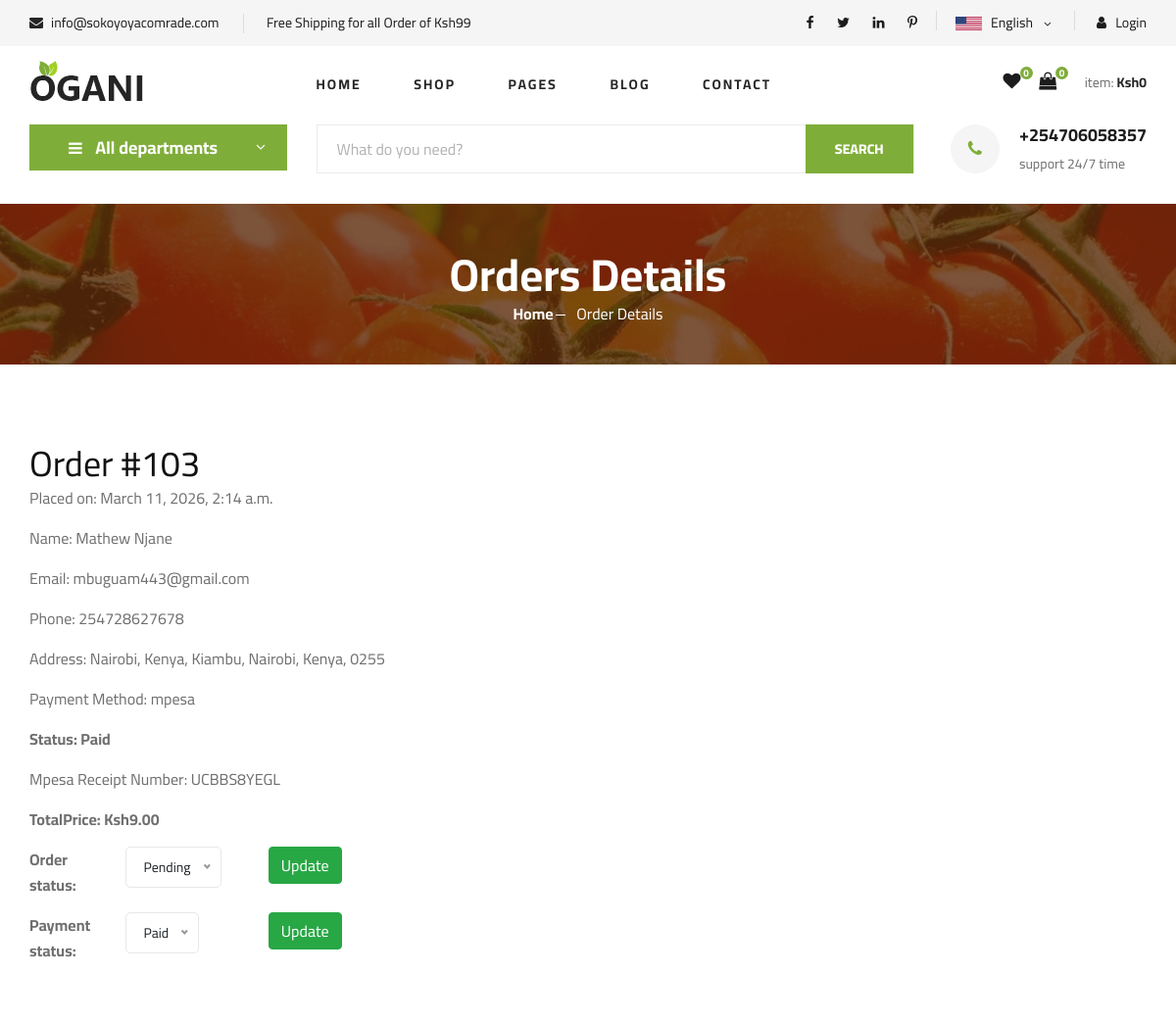
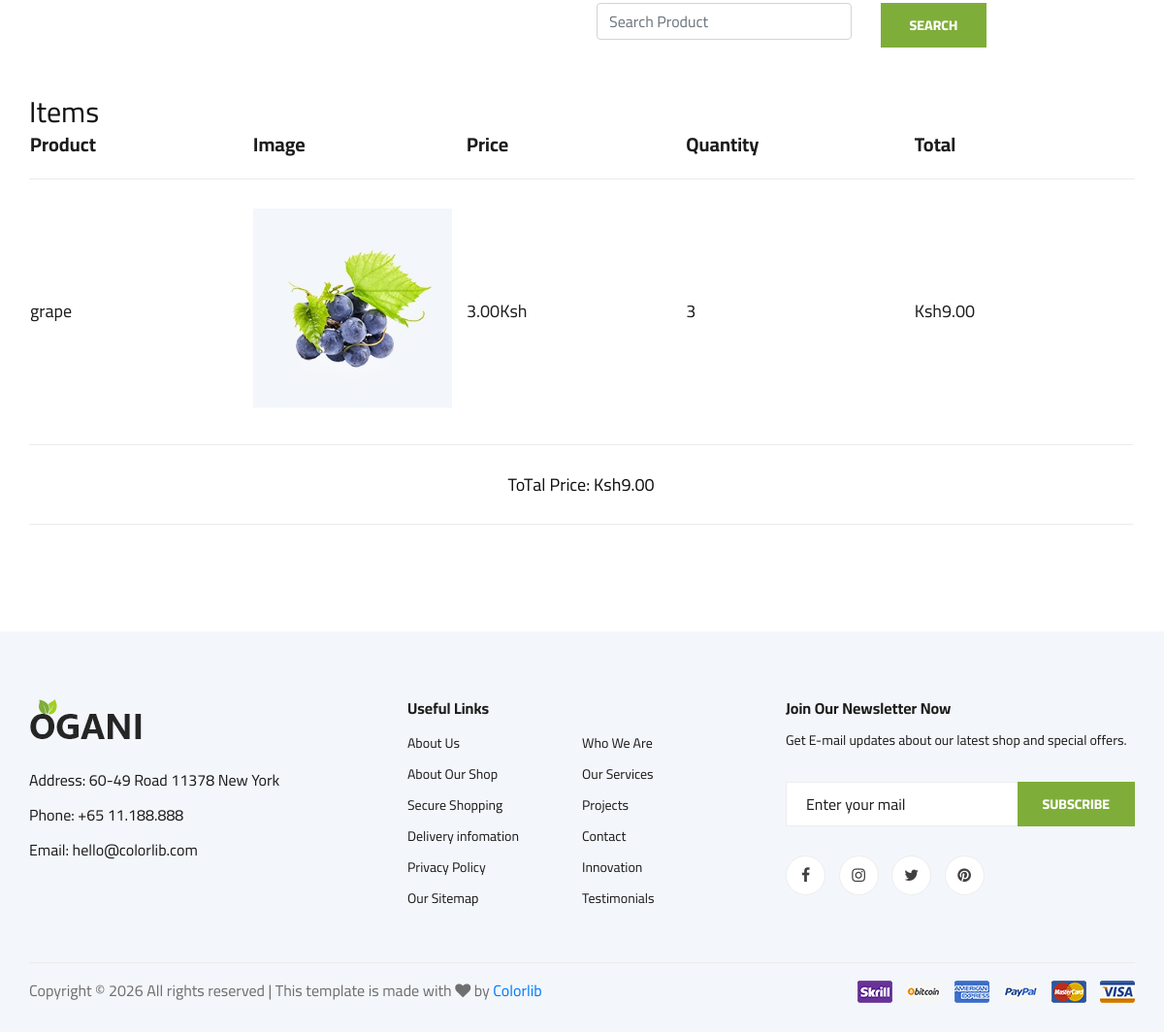
The page /Adminorderdetail/103/ on the database its author committed (2 pictures, top to bottom).
### demoapp/models.py (models this page shows)
class Order(models.Model):
    PAYMENT_STATUS_CHOICES = [
        ('pending', 'Pending'),
        ('paid', 'Paid'),
        ('failed', 'Failed'),
        ('refunded', 'Refunded'),
    ]
    DELIVERY_STATUS_CHOICES = [
        ('pending', 'Pending'),
        ('processing', 'Processing'),
        ('shipped', 'Shipped'),
        ('delivered', 'Delivered'),
        ('cancelled', 'Cancelled'),
    ]
    user = models.ForeignKey(User, on_delete=models.SET_NULL, null=True, blank=True)
    first_name = models.CharField(max_length=100)
    last_name = models.CharField(max_length=100)
    email = models.EmailField()
    phone = models.CharField(max_length=20)
    country = models.CharField(max_length=100)
    address = models.CharField(max_length=255)
    city = models.CharField(max_length=100)
    state = models.CharField(max_length=100)
    zip_code = models.CharField(max_length=20)
    subtotal = models.DecimalField(max_digits=10, decimal_places=2)
    total = models.DecimalField(max_digits=10, decimal_places=2)
    payment_method = models.CharField(max_length=20)
    is_paid = models.BooleanField(default=False)
    delivery_fee = models.DecimalField(max_digits=10, decimal_places=2, default=0)
    payment_status = models.CharField(
        max_length=20,
        choices=PAYMENT_STATUS_CHOICES,
        default='pending'
    )
    delivery_status = models.CharField(
        max_length=20,
        choices=DELIVERY_STATUS_CHOICES,
        default='pending'
    )
    payment_reference = models.CharField(max_length=100, null=True, blank=True)
    payment_date = models.DateTimeField(null=True, blank=True)
    checkout_request_id = models.CharField(max_length=100, null=True, blank=True)
    created_at = models.DateTimeField(auto_now_add=True)

class OrderItem(models.Model):
    order = models.ForeignKey(Order, on_delete=models.CASCADE, related_name="items")
    product = models.ForeignKey(Product, on_delete=models.SET_NULL, null=True)
    price = models.DecimalField(max_digits=10, decimal_places=2)
    quantity = models.PositiveIntegerField()

class Product(models.Model):
    category = models.ForeignKey(Category, on_delete=models.CASCADE, related_name="products")
    name = models.CharField(max_length=200)
    description = models.TextField()
    price = models.DecimalField(max_digits=10, decimal_places=2)
    image = models.ImageField(upload_to="product/")
    weight = models.DecimalField(max_digits=5, decimal_places=2, help_text="Weight in kg")
    stock = models.PositiveIntegerField(default=0)
    available = models.BooleanField(default=True)
    created_at = models.DateTimeField(auto_now_add=True)

### demoapp/views.py (the view)
# urls.py: path("Adminorderdetail/<int:order_id>/",views.Adminorderdetail,name="Adminorderdetail"),
def Adminorderdetail(request,order_id):
    order = get_object_or_404(Order, id=order_id,)
    items = order.items.all()  # Related name from OrderItem
    total = 0
    for item in items:
        item.total_price = item.price * item.quantity  # per item total
        total += item.total_price  # accumulate order total
    mydict={
        'order': order,
        'items': items,
        'total':total
        }
    return render(request, 'Adminorderdetail.html',context=mydict)

### demoapp/context_processors.py (called while the page is built)
def product_list(request):
    return {
        "product_list": Product.objects.all()
    }

def favorite_count(request):
    count = 0
    if request.user.is_authenticated:
        count = Favorite.objects.filter(user=request.user).count()
    return {
        "favorite_count": count
    }

def cart_total(request):
    cart = request.session.get('cart', {})
    subtotal = 0
    cart_count = 0
    for item in cart.values():
        subtotal += Decimal(item['price']) * item['quantity']
        cart_count += item['quantity']
    return {
        "subtotal": subtotal,
        "cart_count": cart_count
    }

### templates/Adminorderdetail.html (shortened to what this page needs)
{% extends 'master.html' %}
{% load static %}
{% block content %}
<section class="breadcrumb-section set-bg" data-setbg="{% static 'img/breadcrumb.jpg' %}">
    <div class="container">
        <div class="row justify-content-center">
            <div class="col-lg-12 text-center">
                <div class="breadcrumb__text">
                    <h2>Orders Details</h2>
                    <div class="breadcrumb__option">
                        <a href="{% url 'index' %}">Home</a>
                        <span>Order Details</span>
                    </div>
                </div>
            </div>
        </div>
    </div>
</section>
<section class="shoping-cart spad">
    <div class="container">
        <div class="row">
            <div class="col-lg-12">
                <h2>Order #{{ order.id }}</h2>
                <p>Placed on: {{ order.created_at }}</p>
                <p>Name: {{ order.first_name }} {{ order.last_name }}</p>
                <p>Email: {{ order.email }}</p>
                <p>Phone: {{ order.phone }}</p>
                <p>Address: {{ order.address }}, {{ order.city }}, {{ order.state }}, {{ order.country }}, {{order.zip_code }}</p>
                <p>Payment Method: {{ order.payment_method }}</p>
                <p><strong>Status: {% if order.is_paid %}Paid{% else %}Pending{% endif %}</strong></p>
                {% if order.payment_method == "mpesa" %}
                    <p>Mpesa Receipt Number: {{ order.payment_reference }}</p>
                {% endif %}
                <p><strong>TotalPrice: Ksh{{total}}</strong></p>
                <form action="{% url 'updateOrderStatus' order.id %}" method="post">
                <div class="row">
                    <div class="col-md-3">
                        <div class="row">
                            <div class="col-md-4">
                                 <p><strong>Order status:</strong>  </p>
                            </div>
                            <div class="col-md-6">
                            </div>
                            <div class="col-md-2">
                                <button type="submit" class="btn btn-success">Update</button>
                            </div>
                        </div>
                    </div>
                    <div class="col-md-9"></div>
                </div>
                </form>
                <form action="{% url 'updatePayment' order.id %}" method="post">
                <div class="row">
                    <div class="col-md-3">
                        <div class="row">
                            <div class="col-md-4">
                                 <p><strong>Payment status:</strong>  </p>
                            </div>
                            <div class="col-md-6">
                            </div>
                            <div class="col-md-2">
                                <button type="submit" class="btn btn-success">Update</button>
                            </div>
                        </div>
                    </div>
                    <div class="col-md-9"></div>
                </div>
                </form>
            </div>
        </div>
        <form action="{% url 'searchProduct' %}">
                <div class="row mt-5">
                    <div class="col-lg-6"></div>
                    <div class="col-lg-3">
                        <input type="text" class="form-control" placeholder="Search Product" name="searchProduct">
                    </div>
                    <div class="col-lg-3">
                        <button type="submit" class="site-btn">Search</button>
                    </div>
                </div>
            </form>
        <div class="row mt-5">
            <div class="col-lg-12">
                <div class="shoping__cart__table">
                    <h3>Items</h3>
                    <table>
                        <thead>
                            <tr>
                                <th class="shoping__product">Product</th>
                                <th class="shoping__product">Image</th>
                                <th class="shoping__product">Price</th>
                                <th class="shoping__product">Quantity</th>
                                <th class="shoping__product">Total</th>
                                <th></th>
                            </tr>
                        </thead>
                        <tbody>
                            {% for item in items %}
                            <tr>
                                <td class="shoping__cart__item">
                                    <h5>{{ item.product.name }}</h5>
                                </td>
                                <td class="shoping__cart__item">
                                    {% load static %}
                                    <img src="{{ item.product.image.url }}" alt="">
                                </td>
                                <td class="shoping__cart__item">
                                    <h5>{{ item.price }}Ksh</h5>
                                </td>
                                <td class="shoping__cart__item">
                                    <h5>{{ item.quantity }}</h5>
                                </td>
                                <td class="shoping__cart__item">
                                    <h5>Ksh{{ item.total_price|floatformat:2 }}</h5>
                                </td>
                            </tr>
                            {% endfor %}
                            <tr>
                                <td colspan="5">
                                    <h5>ToTal Price: Ksh{{total}}</h5>
                                </td>
                            </tr>
                        </tbody>
                    </table>
                </div>
            </div>
        </div>
    </div>
</section>
{% endblock %}

### static/css/style.css (style rules this page uses)
html, body { height: 100%; font-family: "Cairo", sans-serif; -webkit-font-smoothing: antialiased; font-smoothing: antialiased; }
h1, h2, h3, h4, h5, h6 { margin: 0; color: #111111; font-weight: 400; font-family: "Cairo", sans-serif; }
h2 { font-size: 36px; }
h3 { font-size: 30px; }
h5 { font-size: 18px; }
p { font-size: 16px; font-family: "Cairo", sans-serif; color: #6f6f6f; font-weight: 400; line-height: 26px; margin: 0 0 15px 0; }
img { max-width: 100%; }
.set-bg { background-repeat: no-repeat; background-size: cover; background-position: top center; }
.spad { padding-top: 100px; padding-bottom: 100px; }
.site-btn { font-size: 14px; color: #ffffff; font-weight: 800; text-transform: uppercase; display: inline-block; padding: 13px 30px 12px; background: #7fad39; border: none; }
.breadcrumb-section { display: flex; align-items: center; padding: 45px 0 40px; }
.breadcrumb__text h2 { font-size: 46px; color: #ffffff; font-weight: 700; }
.breadcrumb__option a { display: inline-block; font-size: 16px; color: #ffffff; font-weight: 700; margin-right: 20px; position: relative; }
.breadcrumb__option a:after { position: absolute; right: -12px; top: 13px; height: 1px; width: 10px; background: #ffffff; content: ""; }
.breadcrumb__option span { display: inline-block; font-size: 16px; color: #ffffff; }
.shoping-cart { padding-top: 80px; padding-bottom: 80px; }
.shoping__cart__table { margin-bottom: 30px; }
.shoping__cart__table table { width: 100%; text-align: center; }
.shoping__cart__table table thead tr { border-bottom: 1px solid #ebebeb; }
.shoping__cart__table table thead th { font-size: 20px; font-weight: 700; color: #1c1c1c; padding-bottom: 20px; }
.shoping__cart__table table thead th.shoping__product { text-align: left; }
.shoping__cart__table table tbody tr td { padding-top: 30px; padding-bottom: 30px; border-bottom: 1px solid #ebebeb; }
.shoping__cart__table table tbody tr td.shoping__cart__item { width: 630px; text-align: left; }
.shoping__cart__table table tbody tr td.shoping__cart__item img { display: inline-block; margin-right: 25px; }
.shoping__cart__table table tbody tr td.shoping__cart__item h5 { color: #1c1c1c; display: inline-block; }
@media only screen and (min-width: 1200px) { .container { max-width: 1170px; } }

### rows shown on the page
Order: id "103", created_at "March 11, 2026, 2:14 a.m.", first_name "Mathew", last_name "Njane", email "mbuguam443@gmail.com", phone "254728627678", address "Nairobi, Kenya", city "Kiambu", state "Nairobi", country "Kenya", zip_code "0255", payment_method "mpesa", payment_reference "UCBBS8YEGL"
OrderItem: product.name "grape", product.image (picture), price "3.00", quantity "3", total_price "9.00"

### other values the page prints
{{ favorite_count }} "0"
{{ request.session.cart|length }} "0"
{{ subtotal }} "0"
{{ total }} "9.00"
